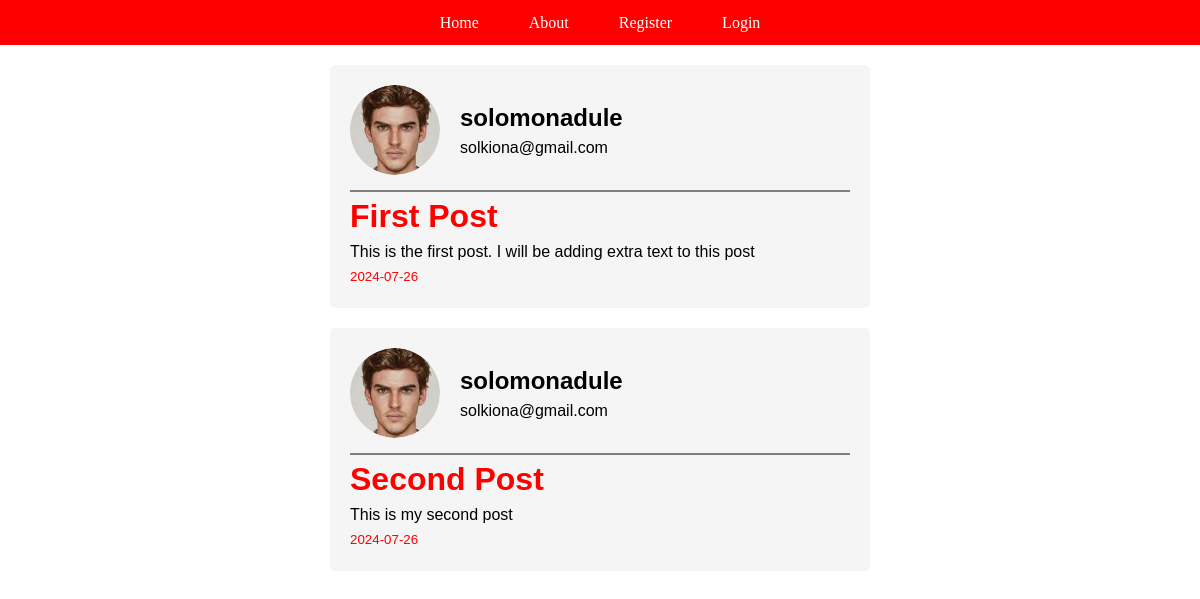
The page / on the database its author committed.
### flaskblog/models.py (models this page shows, shortened)
class Post(db.Model):
    id = db.Column(db.Integer, primary_key=True)
    title = db.Column(db.String(100), nullable=False)
    date_posted = db.Column(db.DateTime, nullable=False, default=datetime.utcnow )
    content = db.Column(db.Text, nullable=False)
    user_id = db.Column(db.Integer, db.ForeignKey('user.id'), nullable=False)

class User(db.Model, UserMixin):
    id = db.Column(db.Integer, primary_key=True)
    username = db.Column(db.String(20), unique=True, nullable=False)
    email = db.Column(db.String(120), unique=True, nullable=False)
    image_file = db.Column(db.String(20),  nullable=False, default='default.jpg')
    password = db.Column(db.String(60), nullable=False)
    posts = db.relationship('Post', backref='author', lazy=True)

### flaskblog/routes.py (the view)
@app.route('/', methods=['GET', 'POST'])
def index():
    posts = Post.query.all()
    return render_template('index.html', posts=posts, title='Home')

### flaskblog/templates/index.html
{%extends 'layout.html'%}
{%block content%}
{%for post in posts%}
        <div id='post_content'>
                <div style="display: flex; gap: 20px;align-items: center">
                                <div id='image_file'>
                                        <img id="profile_pix" src="{{url_for('static', filename='profile_pix/' + post.author.image_file)}}">
                                </div>
                                <div>
                                        <h2> {{
                                        post.author.username
                                        }}</h2>
                                        <p class="text-secondary">
                                        {{
                                                post.author.email
                                        }}
                                        </p>
                                </div>
                        </div>
                        <hr class="separator">
                        <a href="{{url_for('post', post_id=post.id)}}" id="post_title">
                                <h1 > {{post.title}}</h1>
                        </a>
                        <p>{{post.content}}</p>
                        <small style="color:red;">{{post.date_posted.strftime('%Y-%m-%d')}}</small>
        </div>
{%endfor%}
{%endblock content%}

### flaskblog/templates/layout.html (shortened to what this page needs)
<!DOCTYPE html>
<html>
    <head>
        <link rel="stylesheet" href="{{url_for('static', filename='css/styles.css')}}">
    </head>
    <body>
        <div id="nav">
            <a href="{{url_for('index')}}"> Home </a>
            <a href="{{url_for('about')}}"> About </a>
            {%if current_user.is_authenticated%}
            <a href="{{url_for('account')}}"> Account </a>
            <a href="{{url_for('new_post')}}">New post </a>
            <a href="{{url_for('logout')}}"> Log Out </a>
            {%else%}
            <a href="{{url_for('register')}}"> Register </a>
            <a href="{{url_for('login')}}"> Login </a>
            {%endif%}
        </div>
      <div>
        {%block content%}
        {%endblock content%}
      </div>
    </body>
</html>

### flaskblog/static/css/styles.css (style rules this page uses)
* { margin: 0; padding: 0; }
#nav { background-color: red; color: white; height: 45px; width: auto; display: flex; justify-content: center; align-items: center; gap: 50px; }
a { text-decoration: none; color: white; }
#image_file { height: 90px; width: 90px; border-radius: 50%; display: flex; justify-content: center; align-items: center; overflow: hidden; }
#profile_pix { border-radius: 50%; z-index: 1; height: 90px; }
#post_content { background-color: whitesmoke ; border-radius: 5px; padding: 20px; width: 500px; margin: auto; margin-top: 20px; font-family:Arial, Helvetica, sans-serif; line-height: 1.5; }
.separator { margin-top: 15px; border: 1px solid grey; }
#post_title > h1 { color: red; width: fit-content; }

### rows shown on the page
Post: image_file (picture), author.username "solomonadule", author.email "solkiona@gmail.com", title "First Post", content "This is the first post. I will be adding extra text to this post", date_posted "2024-07-26"
Post: image_file (picture), author.username "solomonadule", author.email "solkiona@gmail.com", title "Second Post", content "This is my second post", date_posted "2024-07-26"
